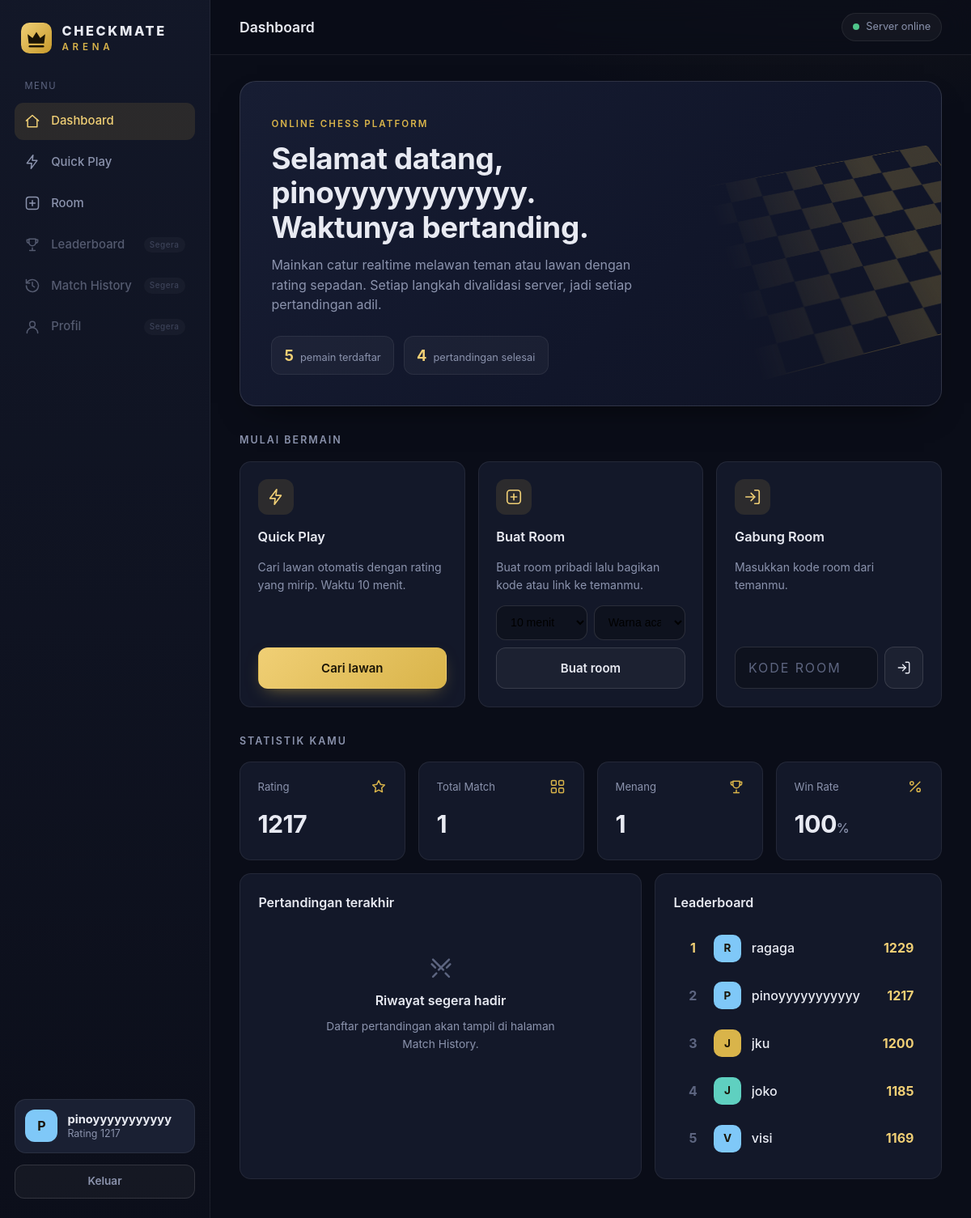
/dashboard (signed in), run on the app's committed database.
### tables this page shows
CREATE TABLE users (
    id              INTEGER PRIMARY KEY AUTOINCREMENT,
    username        TEXT    NOT NULL UNIQUE COLLATE NOCASE,
    rating          INTEGER NOT NULL DEFAULT 1200,
    games_played    INTEGER NOT NULL DEFAULT 0,
    wins            INTEGER NOT NULL DEFAULT 0,
    losses          INTEGER NOT NULL DEFAULT 0,
    draws           INTEGER NOT NULL DEFAULT 0,
    avatar_color    TEXT    NOT NULL DEFAULT '#c9a227',
    created_at      TEXT    NOT NULL DEFAULT (strftime('%Y-%m-%dT%H:%M:%SZ', 'now')),
    last_login_at   TEXT,
    CHECK (length(username) BETWEEN 3 AND 20)
);

### app/routes/dashboard.py (the view)
@dashboard_bp.route("/dashboard")
@login_required
def index():
    db = get_db()
    player = g.player
    return render_template(
        "dashboard/index.html",
        active_page="dashboard",
        player=player,
        platform=get_platform_counts(db),
        leaders=get_leaderboard_preview(db),
        stat_cards=build_stat_cards(player),
        active_game=game_service.find_open_game(db, player["id"]),
    )

### app/database.py (called while the page is built)
def _connect(db_path: str) -> sqlite3.Connection:
    conn = sqlite3.connect(db_path, timeout=10)
    conn.row_factory = sqlite3.Row
    conn.execute("PRAGMA foreign_keys = ON")
    conn.execute("PRAGMA busy_timeout = 10000")
    return conn

def get_db() -> sqlite3.Connection:
    if "db" not in g:
        g.db = _connect(current_app.config["DATABASE_PATH"])
    return g.db

### app/services/dashboard_service.py (called while the page is built)
def get_leaderboard_preview(db, limit: int = 5) -> list[dict]:
    rows = db.execute(
        "SELECT username, rating, wins, avatar_color "
        "FROM users ORDER BY rating DESC, wins DESC, id ASC LIMIT ?",
        (limit,),
    ).fetchall()
    return [dict(row) for row in rows]

def get_platform_counts(db) -> dict:
    players = db.execute("SELECT COUNT(*) FROM users").fetchone()[0]
    games = db.execute("SELECT COUNT(*) FROM games WHERE status = 'finished'").fetchone()[0]
    return {"players": players, "games": games}

def build_stat_cards(player=None) -> list[dict]:
    if player is None:
        rating = games = wins = win_rate = PLACEHOLDER
    else:
        rating = player["rating"]
        games = player["games_played"]
        wins = player["wins"]
        win_rate = round(wins / games * 100) if games else 0
    return [
        {"label": "Rating", "icon": "star", "value": rating, "suffix": ""},
        {"label": "Total Match", "icon": "grid", "value": games, "suffix": ""},
        {"label": "Menang", "icon": "trophy", "value": wins, "suffix": ""},
        {"label": "Win Rate", "icon": "percent", "value": win_rate, "suffix": "%"},
    ]

### app/services/game_service.py (called while the page is built)
def find_open_game(db, user_id):
    row = db.execute(
        "SELECT room_code, status FROM games "
        "WHERE status IN ('waiting', 'active') AND (white_id = ? OR black_id = ?) "
        "ORDER BY (status = 'active') DESC, id DESC LIMIT 1",
        (user_id, user_id),
    ).fetchone()
    return dict(row) if row else None

### app/utils/auth.py (called while the page is built)
def get_current_player():
    user_id = session.get("user_id")
    if user_id is None:
        return None
    row = get_db().execute("SELECT * FROM users WHERE id = ?", (user_id,)).fetchone()
    if row is None:
        session.pop("user_id", None)
        return None
    return dict(row)

def csrf_token() -> str:
    token = session.get("_csrf")
    if not token:
        token = secrets.token_urlsafe(32)
        session["_csrf"] = token
    return token

### templates/dashboard/index.html (shortened to what this page needs)
{% extends "layouts/app.html" %}
{% from "layouts/_icons.html" import icon %}
{% block head %}
<link rel="stylesheet" href="{{ url_for('static', filename='css/dashboard.css') }}">
{% endblock %}
{% block page_title %}Dashboard{% endblock %}
{% block content %}
<section class="hero reveal" style="--i:0">
  <div class="hero-board" aria-hidden="true"></div>
  <div class="hero-content">
    <span class="eyebrow">Online Chess Platform</span>
    <h1>Selamat datang, {{ player.username }}.<br>Waktunya bertanding.</h1>
    <p>Mainkan catur realtime melawan teman atau lawan dengan rating sepadan. Setiap langkah divalidasi server, jadi setiap pertandingan adil.</p>
    <div class="hero-chips">
      <div class="chip"><strong>{{ platform.players }}</strong><span>pemain terdaftar</span></div>
      <div class="chip"><strong>{{ platform.games }}</strong><span>pertandingan selesai</span></div>
    </div>
  </div>
</section>
<h2 class="section-title">Mulai bermain</h2>
<section class="play-grid" id="play">
  <article class="play-tile reveal" style="--i:1">
    <div class="tile-head"><span class="tile-icon">{{ icon('zap', 22) }}</span></div>
    <h3>Quick Play</h3>
    <p>Cari lawan otomatis dengan rating yang mirip. Waktu 10 menit.</p>
    <button class="btn btn-primary" id="quickplay-btn" type="button">Cari lawan</button>
  </article>
  <article class="play-tile reveal" style="--i:2">
    <div class="tile-head"><span class="tile-icon">{{ icon('plus', 22) }}</span></div>
    <h3>Buat Room</h3>
    <p>Buat room pribadi lalu bagikan kode atau link ke temanmu.</p>
    <form class="tile-form" method="post" action="{{ url_for('game.create_room') }}">
      <div class="form-row">
        <select class="select" name="time_control" aria-label="Waktu per pemain">
          <option value="600+0" selected>10 menit</option>
        </select>
        <select class="select" name="color" aria-label="Warna bidak">
          <option value="random" selected>Warna acak</option>
        </select>
      </div>
      <button class="btn btn-ghost" type="submit">Buat room</button>
    </form>
  </article>
  <article class="play-tile reveal" style="--i:3">
    <div class="tile-head"><span class="tile-icon">{{ icon('join', 22) }}</span></div>
    <h3>Gabung Room</h3>
    <p>Masukkan kode room dari temanmu.</p>
    <form class="join-row" method="post" action="{{ url_for('game.join_room_view') }}">
      <input class="input" type="text" name="code" placeholder="KODE ROOM" maxlength="8" autocomplete="off" required aria-label="Kode room">
      <button class="btn btn-ghost" type="submit" aria-label="Gabung">{{ icon('join', 18) }}</button>
    </form>
  </article>
</section>
<h2 class="section-title">Statistik kamu</h2>
<section class="stat-grid">
  {% for card in stat_cards %}
  <article class="stat-card reveal" style="--i:{{ loop.index + 3 }}">
    <div class="stat-top"><span>{{ card.label }}</span>{{ icon(card.icon, 20) }}</div>
    <div class="stat-value">{{ card.value }}{% if card.suffix and card.value != '—' %}<small>{{ card.suffix }}</small>{% endif %}</div>
  </article>
  {% endfor %}
</section>
<section class="split">
  <article class="panel reveal" style="--i:8">
    <div class="panel-head"><h3>Pertandingan terakhir</h3></div>
    <div class="empty-state">
      {{ icon('swords', 34) }}
      <strong>Riwayat segera hadir</strong>
      <p>Daftar pertandingan akan tampil di halaman Match History.</p>
    </div>
  </article>
  <article class="panel reveal" style="--i:9">
    <div class="panel-head"><h3>Leaderboard</h3></div>
    {% if leaders %}
    <ol class="leader-list">
      {% for p in leaders %}
      <li class="leader-row">
        <span class="leader-rank">{{ loop.index }}</span>
        <span class="avatar" style="background: {{ p.avatar_color }}">{{ p.username[:1]|upper }}</span>
        <span class="leader-name">{{ p.username }}</span>
        <span class="leader-rating">{{ p.rating }}</span>
      </li>
      {% endfor %}
    </ol>
    {% else %}
    <div class="empty-state">
      {{ icon('trophy', 34) }}
      <strong>Belum ada pemain</strong>
      <p>Pemain yang mendaftar akan muncul di peringkat ini.</p>
    </div>
    {% endif %}
  </article>
</section>
{% endblock %}

### templates/layouts/app.html (shortened to what this page needs)
{% extends "layouts/base.html" %}
{% from "layouts/_icons.html" import icon, logo_mark %}
{% block body %}
{% set nav_items = [
  ('dashboard',   'Dashboard',     'home',    url_for('dashboard.index')),
  ('quickplay',   'Quick Play',    'zap',     url_for('dashboard.index') ~ '#play'),
  ('rooms',       'Room',          'plus',    url_for('dashboard.index') ~ '#play'),
  ('leaderboard', 'Leaderboard',   'trophy',  None),
  ('history',     'Match History', 'history', None),
  ('profile',     'Profil',        'user',    None),
] %}
<div class="app-shell">
  <aside class="sidebar" id="sidebar" aria-label="Navigasi utama">
    <a class="brand" href="{{ url_for('dashboard.index') }}">
      {{ logo_mark(38) }}
      <span class="brand-text"><strong>CHECKMATE</strong><span>ARENA</span></span>
    </a>
    <nav class="nav">
      <p class="nav-label">Menu</p>
      {% for key, label, ic, href in nav_items %}
        {% if href %}
          <a class="nav-item{% if key == active_page %} is-active{% endif %}" href="{{ href }}"{% if key == active_page %} aria-current="page"{% endif %}>
            {{ icon(ic, 20) }}<span>{{ label }}</span>
          </a>
        {% else %}
          <span class="nav-item is-disabled" title="Fitur ini dibuka di tahap berikutnya" aria-disabled="true">
            {{ icon(ic, 20) }}<span>{{ label }}</span><span class="nav-soon">Segera</span>
          </span>
        {% endif %}
      {% endfor %}
    </nav>
    <div class="player-card">
      {% if player %}
        <div class="avatar" style="background: {{ player.avatar_color }}">{{ player.username[:1]|upper }}</div>
        <div class="player-meta"><strong>{{ player.username }}</strong><span>Rating {{ player.rating }}</span></div>
      {% else %}
        <div class="avatar avatar-guest">{{ icon('user', 20) }}</div>
        <div class="player-meta"><strong>Tamu</strong><span>Belum masuk</span></div>
      {% endif %}
    </div>
    {% if player %}
    <form class="logout-form" method="post" action="{{ url_for('auth.logout') }}"
          onsubmit="return confirm('Keluar dari profil ini? Profil tidak bisa dibuka lagi di browser ini, dan nickname-nya tetap terpakai.');">
      <button class="btn btn-ghost logout-btn" type="submit">Keluar</button>
    </form>
    {% endif %}
  </aside>
  <div class="app-main">
    <header class="topbar">
      <div class="topbar-left">
        <h2>{% block page_title %}{% endblock %}</h2>
      </div>
      <div class="status-chip"><span class="status-dot"></span>Server online</div>
    </header>
    <main class="content">
      {% block content %}{% endblock %}
    </main>
  </div>
</div>
{% endblock %}

### templates/layouts/_icons.html
{% macro icon(name, size=20) -%}
<svg class="icon" width="{{ size }}" height="{{ size }}" viewBox="0 0 24 24" fill="none" stroke="currentColor" stroke-width="1.8" stroke-linecap="round" stroke-linejoin="round" aria-hidden="true" focusable="false">
{%- if name == 'home' -%}
  <path d="M3 11l9-8 9 8"/><path d="M5 10v10h14V10"/>
{%- elif name == 'zap' -%}
  <path d="M13 2L4 14h7l-1 8 9-12h-7z"/>
{%- elif name == 'plus' -%}
  <rect x="3" y="3" width="18" height="18" rx="4"/><path d="M12 8v8M8 12h8"/>
{%- elif name == 'join' -%}
  <path d="M15 3h4a2 2 0 0 1 2 2v14a2 2 0 0 1-2 2h-4"/><path d="M10 17l5-5-5-5"/><path d="M15 12H3"/>
{%- elif name == 'trophy' -%}
  <path d="M8 21h8M12 17v4"/><path d="M7 4h10v5a5 5 0 0 1-10 0z"/><path d="M17 5h3v2a3 3 0 0 1-3 3M7 5H4v2a3 3 0 0 0 3 3"/>
{%- elif name == 'user' -%}
  <circle cx="12" cy="8" r="4"/><path d="M4 21a8 8 0 0 1 16 0"/>
{%- elif name == 'history' -%}
  <path d="M3 12a9 9 0 1 0 3-6.7L3 8"/><path d="M3 3v5h5"/><path d="M12 7v5l3 2"/>
{%- elif name == 'menu' -%}
  <path d="M4 6h16M4 12h16M4 18h16"/>
{%- elif name == 'star' -%}
  <path d="M12 3l2.7 5.6 6.1.9-4.4 4.3 1 6.1L12 17l-5.4 2.9 1-6.1L3.2 9.5l6.1-.9z"/>
{%- elif name == 'grid' -%}
  <rect x="3" y="3" width="7" height="7" rx="1.5"/><rect x="14" y="3" width="7" height="7" rx="1.5"/><rect x="3" y="14" width="7" height="7" rx="1.5"/><rect x="14" y="14" width="7" height="7" rx="1.5"/>
{%- elif name == 'percent' -%}
  <path d="M19 5L5 19"/><circle cx="7" cy="7" r="2.5"/><circle cx="17" cy="17" r="2.5"/>
{%- elif name == 'lock' -%}
  <rect x="4" y="11" width="16" height="10" rx="2.5"/><path d="M8 11V7a4 4 0 0 1 8 0v4"/>
{%- elif name == 'swords' -%}
  <path d="M5 4l9 9"/><path d="M4 8l3 3"/><path d="M19 4l-9 9"/><path d="M20 8l-3 3"/><path d="M8 16l-3 3M16 16l3 3"/>
{%- endif -%}
</svg>
{%- endmacro %}
{% macro logo_mark(size=38) -%}
<svg width="{{ size }}" height="{{ size }}" viewBox="0 0 40 40" aria-hidden="true" focusable="false">
  <defs>
    <linearGradient id="logoGold" x1="0" y1="0" x2="1" y2="1">
      <stop offset="0" stop-color="#f0cf75"/>
      <stop offset="1" stop-color="#c79a2b"/>
    </linearGradient>
  </defs>
  <rect width="40" height="40" rx="11" fill="url(#logoGold)"/>
  <path d="M10 27L8.5 15 15 20 20 12 25 20 31.5 15 30 27Z" fill="#1a1405"/>
  <rect x="10" y="29.5" width="20" height="2.6" rx="1.3" fill="#1a1405"/>
</svg>
{%- endmacro %}

### templates/layouts/base.html (shortened to what this page needs)
<!DOCTYPE html>
<html lang="id">
<head>
  <link rel="stylesheet" href="{{ url_for('static', filename='css/base.css') }}">
  <link rel="stylesheet" href="{{ url_for('static', filename='css/layout.css') }}">
  {% block head %}{% endblock %}
</head>
<body>
  {% block body %}{% endblock %}
</body>
</html>

### static/css/base.css (style rules this page uses)
:root { --bg: #0a0d18; --surface: #131829; --surface-2: #1a2033; --border: rgba(255, 255, 255, 0.07); --border-strong: rgba(255, 255, 255, 0.12); --text: #e8eaf2; --muted: #8b93ad; --faint: #5d6580; --gold: #d9b44a; --gold-2: #f0cf75; --gold-ink: #1a1405; --gold-soft: rgba(217, 180, 74, 0.12); --success: #4fc58a; --radius-sm: 8px; --radius: 14px; --radius-lg: 20px; --shadow: 0 18px 40px -22px rgba(0, 0, 0, 0.75); --sidebar-w: 260px; --font: "Inter", "Segoe UI", system-ui, -apple-system, Roboto, "Helvetica Neue", sans-serif; --ease: cubic-bezier(0.2, 0.7, 0.2, 1); }
*, *::before, *::after { box-sizing: border-box; }
html { -webkit-text-size-adjust: 100%; }
body { margin: 0; min-height: 100vh; font-family: var(--font); color: var(--text); background-color: var(--bg); background-image: radial-gradient(900px 500px at 85% -10%, rgba(217, 180, 74, 0.07), transparent 60%), radial-gradient(700px 500px at -10% 110%, rgba(90, 110, 220, 0.07), transparent 60%); background-attachment: fixed; line-height: 1.55; -webkit-font-smoothing: antialiased; }
h1, h2, h3, p { margin: 0; }
a { color: inherit; text-decoration: none; }
button, input { font: inherit; color: inherit; }
.icon { flex: none; display: block; }
.btn { display: inline-flex; align-items: center; justify-content: center; gap: 0.55rem; padding: 0.8rem 1.25rem; border-radius: 12px; border: 1px solid transparent; font-weight: 600; font-size: 0.94rem; cursor: pointer; transition: transform 0.2s var(--ease), box-shadow 0.2s var(--ease), background 0.2s, border-color 0.2s; }
.btn-primary { background: linear-gradient(135deg, var(--gold-2), var(--gold)); color: var(--gold-ink); box-shadow: 0 8px 22px -10px rgba(217, 180, 74, 0.65); }
.btn-ghost { background: rgba(255, 255, 255, 0.04); border-color: var(--border-strong); }
.input { width: 100%; padding: 0.8rem 1rem; border-radius: 12px; border: 1px solid var(--border-strong); background: rgba(0, 0, 0, 0.25); letter-spacing: 0.12em; text-transform: uppercase; }
.input::placeholder { color: var(--faint); }
.eyebrow { font-size: 0.72rem; font-weight: 600; text-transform: uppercase; letter-spacing: 0.18em; color: var(--gold); }
.avatar { display: grid; place-items: center; width: 40px; height: 40px; border-radius: 12px; font-weight: 700; color: var(--gold-ink); background: var(--gold); flex: none; }

### data on the page
users: username "P", username "pinoyyyyyyyyyyy", rating "1217", label "Rating", {{ size }} 20 (drawn), value "1217"
users: username "R", username "ragaga", rating "1229"
users: username "J", username "jku", rating "1200"
users: username "J", username "joko", rating "1185"
users: username "V", username "visi", rating "1169"

### other printed values
{{ label }} "Dashboard" "Quick Play" "Room"
{{ label }} "Leaderboard" "Match History" "Profil"
{{ platform.players }} "5"
{{ platform.games }} "4"
{{ card.label }} "Total Match" "Menang" "Win Rate"
{{ card.value }} "1" "1" "100"
{{ card.suffix }} "%"
